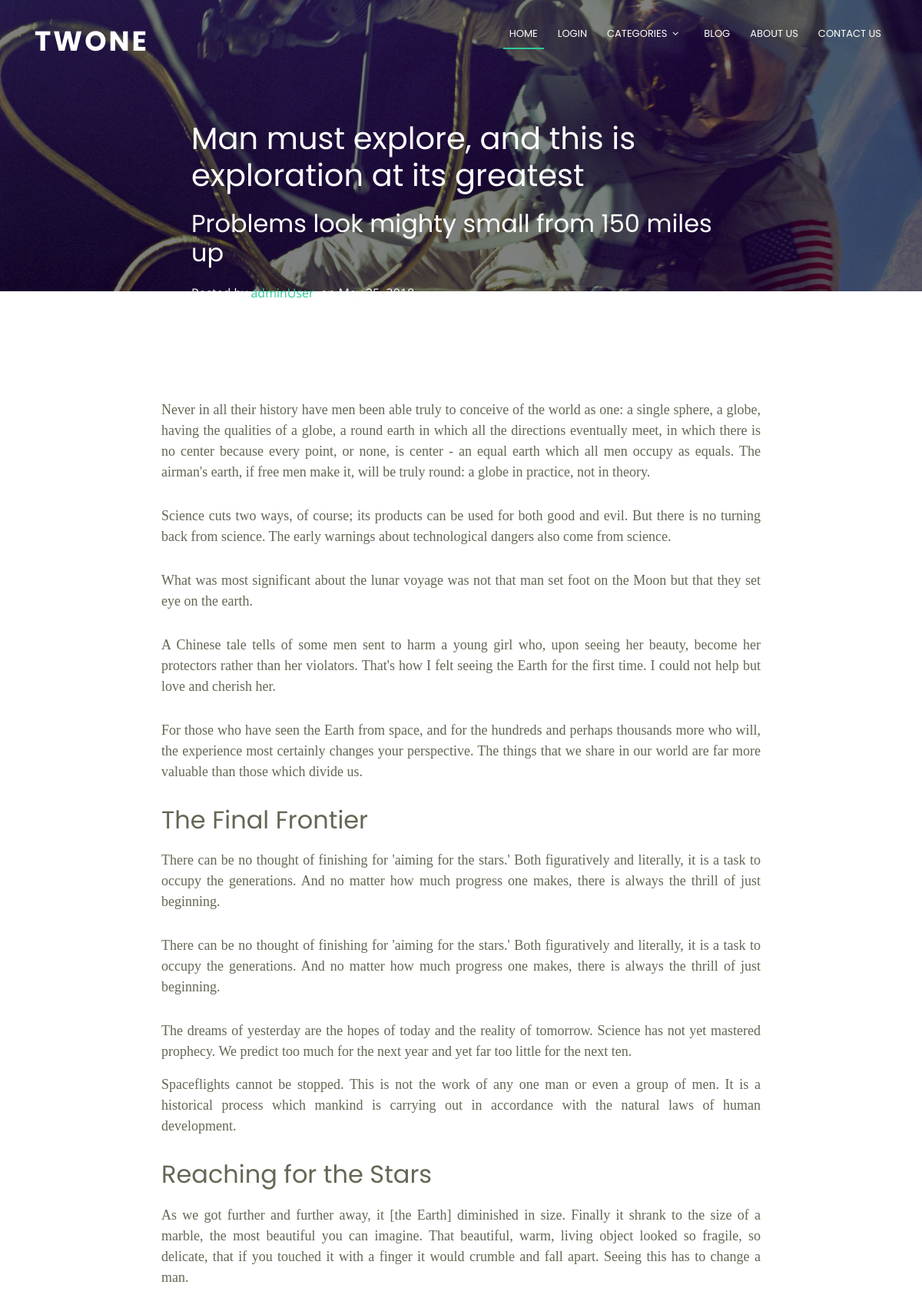
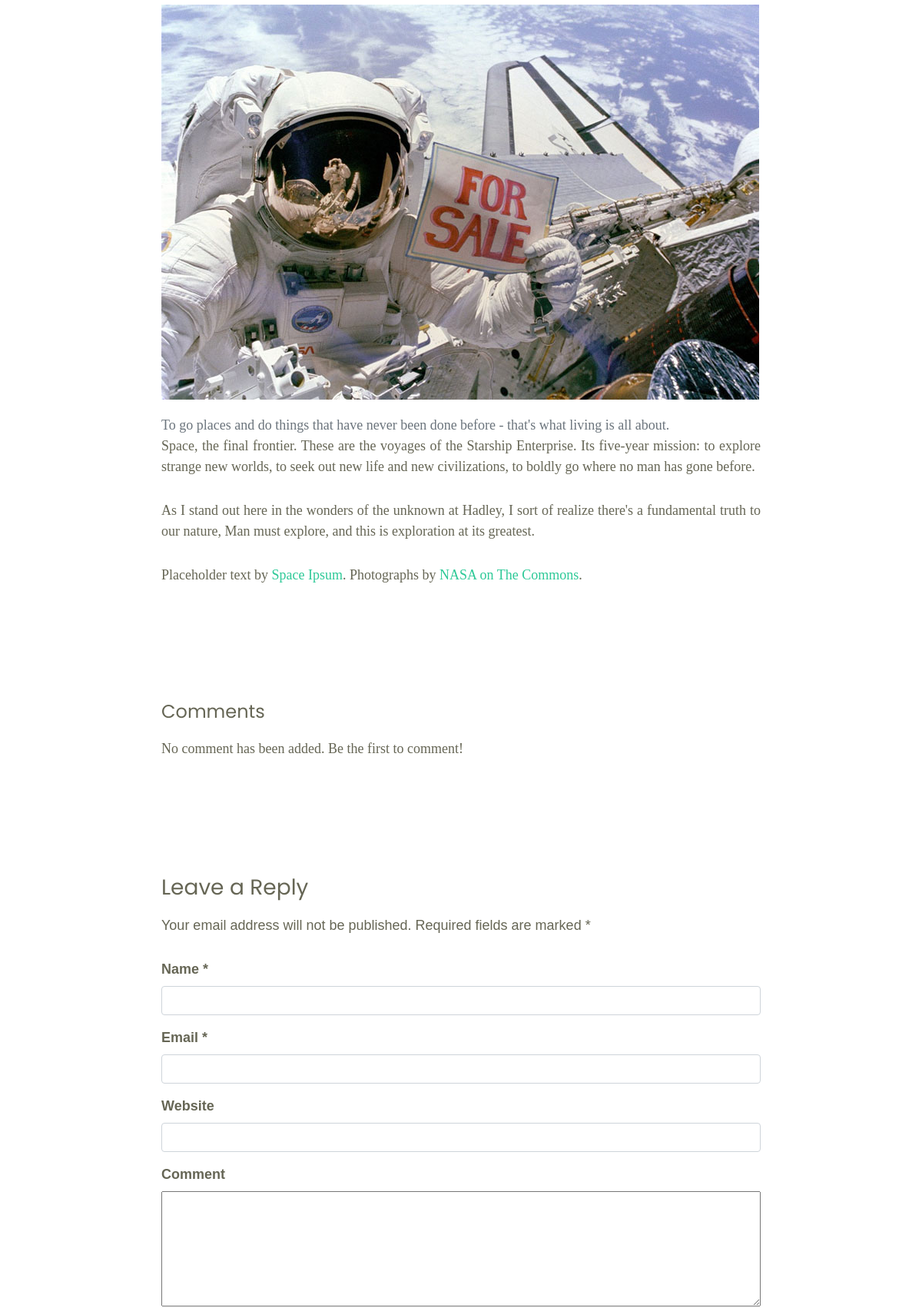
Screenshot of /page.php?id=9 (upper part) with the database file from the repository (2 pictures, top to bottom).
### tables this page shows
CREATE TABLE `post` (
  `id` int(10) UNSIGNED NOT NULL,
  `creatorId` int(10) UNSIGNED NOT NULL,
  `title` varchar(100) NOT NULL,
  `subtitle` varchar(150) NOT NULL,
  `post_category` int(11) NOT NULL,
  `sub_category` int(11) NOT NULL,
  `content` text NOT NULL,
  `isPublished` tinyint(1) NOT NULL,
  `isReviewed` tinyint(1) NOT NULL,
  `rating` int(11) NOT NULL,
  `dateUpdated` timestamp NOT NULL DEFAULT CURRENT_TIMESTAMP ON UPDATE CURRENT_TIMESTAMP,
  `dateAdded` timestamp NOT NULL DEFAULT CURRENT_TIMESTAMP
);

CREATE TABLE `users` (
  `id` int(10) UNSIGNED NOT NULL,
  `userType` enum('public','author','editor','admin','superAdmin') DEFAULT NULL,
  `username` varchar(30) NOT NULL,
  `first_name` varchar(40) NOT NULL,
  `last_name` varchar(40) NOT NULL,
  `publish_name` varchar(100) NOT NULL,
  `email` varchar(40) NOT NULL,
  `bio` text NOT NULL,
  `avatar` varchar(255) NOT NULL,
  `password` char(255) NOT NULL,
  `salt` varchar(255) NOT NULL,
  `dateAdded` timestamp NOT NULL DEFAULT CURRENT_TIMESTAMP
);

### classes/Input.php (called while the page is built, shortened)
<?php
class Input {
	public static function get($item) {
		if (isset($_POST[$item])) {
			return $_POST[$item];
		} elseif (isset($_GET[$item])) {
			return $_GET[$item];
		}
		return false;
	}
}
?>

### classes/DB.php (called while the page is built, shortened)
<?php
class DB {
	private static $_instance = null;
	private $_pdo,
			$_query,
			$_error = false,
			$_results,
			$_count = 0;
	private function __construct() {
		try {
			$this->_pdo = new PDO('mysql:host='. Config::get('mysql/host') . ';dbname='. Config::get('mysql/db'), Config::get('mysql/username'), Config::get('mysql/password'));
		} catch(PDOException $e) {
			die($e->getMessage());
		}
	}
	public static function getInstance() {
		if (!isset(self::$_instance)) {
			self::$_instance = new DB();
		}
		return self::$_instance;
	}
	public function query($sql, $params = array()) {
		$this->_error = false;
		if ($this->_query = $this->_pdo->prepare($sql)) {
			$x = 1;
			if (count($params)) {
				foreach ($params as $param) {
					$this->_query->bindValue($x, $param);
					$x++;
				}
			}
			if ($this->_query->execute()) {
				$this->_results = $this->_query->fetchAll(PDO::FETCH_OBJ);
				$this->_count = $this->_query->rowCount();
			} else {
				$this->_error = true;
			}
		}
		return $this;
	}
	public function action($action, $table, $where = array(), $orderby = null) {
		if (count($where) === 3) {
			$operators = array('=', '>', '<', '>=', '<=');
			$field    = $where[0];
			$operator = $where[1];
			$value    = $where[2];
			if (empty($orderby) && in_array($operator, $operators)) {
				$sql = "{$action} FROM {$table} WHERE {$field} {$operator} ?";
				if (!$this->query($sql, array($value))->error()) {
					return $this;
				}
			}
		}
		return false;
	}
	public function get($table, $where, $orderby = null) {
		if (!empty($orderby)) {
			return $this->action('SELECT *', $table, $where, $orderby);
		} else {
			return $this->action('SELECT *', $table, $where);
		}
	}
	public function results() {
		return $this->_results;
	}
	public function first() {
		return $this->results()[0];
	}
	public function error() {
		return $this->_error;
	}
	public function count() {
		return $this->_count;
	}
}
?>

### classes/Page.php (called while the page is built, shortened)
<?php
class Page {
	private $_pageData= null;
	public function __construct($page = null, $editMode = false) {
		if (is_null($page)) {
			$table = 'isPublished';
			$operator = '=';
			$page = 1;
		} elseif ($page === 'all') {
			$table = 'id';
			$operator = '>=';
			$page = 1;
		} else {
			$table = 'id';
			$operator = '=';
		}
		$this->_db = DB::getInstance();
		try {
			$pageData = $this->_db->get('post', array($table, $operator, $page));
			if ($table === 'isPublished' OR $operator === '>=') {
				$this->_allPages = $pageData->results();
				$this->_postCount = count($this->_allPages);
			} elseif ($table === 'id' && ($pageData->first()->isPublished == true OR $editMode === true)) {
				$this->_pageData = $pageData->first();
			}
		} catch (Exception $e) {
			echo $e->getMessage();
		}
	}
	public function getPageData() {
		return $this->_pageData;
	}
}
?>

### classes/Config.php (called while the page is built)
<?php
class Config {
	public static function get($path = null) {
		if ($path) {
			$config = $GLOBALS['config'];
			$path = explode('/', $path);
			foreach ($path as $bit) {
				if (isset($config[$bit])) {
					$config = $config[$bit];
				}
			}
			return $config;
		}
		return false;
	}
}
?>

### classes/User.php (called while the page is built, shortened)
<?php
class User {
	private $_db;
	private $_data;
	function __construct($user = null) {
		$this->_db = DB::getInstance();
		$this->_sessionName = Config::get('session/session_name');
	}
	public function find($user = null) {
		if ($user) {
			$field = (is_numeric($user)) ? 'id' : 'username';
			$data = $this->_db->get('users', array($field, '=', $user));
			if ($data->count()) {
				$this->_data = $data->first();
				return true;
			}
		}
		return false;
	}
	public function data() {
		return $this->_data;
	}
}
?>

### classes/Session.php (called while the page is built, shortened)
<?php
class Session {
	public static function exists($name) {
		return (isset($_SESSION[$name])) ? true : false;
	}
}
?>

### views/blog_post.php (the view)
<div class="container-fluid" id="blog-post">
    <div class="post-heading">
        <h1><?php echo $pageData->title; ?></h1>
        <h2 class="subheading"><?php echo $pageData->subtitle; ?></h2>
        <span class="meta">Posted by <a href="#"><?php echo $authorName; ?></a>, on <?php echo $datePosted; ?></span>
    </div>
</div>
<article>
    <div class="container">
        <?php
        echo $pageData->content;
        ?>
    </div>
</article>

### css/style.css (style rules this page uses)
body { background: #fff; color: #666666; font-family: "Open Sans", sans-serif; }
a { color: #2dc997; }
p { padding: 0; margin: 0 0 30px 0; }
h1, h2, h3, h4, h5, h6 { font-family: "Poppins", sans-serif; font-weight: 400; margin: 0 0 20px 0; padding: 0; }

### css/mystyle.css (style rules this page uses)
#blog-post { background-image: url(../img/blog/post-bg.jpg); background-size: 100%; background-repeat: no-repeat; background-position: right top; height: 400px; padding-top: 13%; }
.post-heading { width: 60%; margin: auto; color: #fdfdfd; }
article .container { padding-top: 10%; padding-left: 15%; padding-right: 15%; font-family: 'Times', serif; font-size: 18px; line-height: 1.5; text-align: justify; color: #665; }
.img-responsive { padding-top: 2px; padding-bottom: 20px; }

### rows the page displays
post: title "Man must explore, and this is exploration at its greatest", subtitle "Problems look mighty small from 150 miles up", dateAdded "May 25, 2018", content "Never in all their history have men been able truly to conceive of the world as one: a single sphere, a globe, having the qualities of a globe, a round earth in which all the directions eventually meet, in which there is no center because every point, or none, is center - an equal earth which all men occupy as equals. The airman's earth, if free men make it, will be truly round: a globe in practice, not in theory. Science cuts two ways, of course; its products can be used for both good and evil. But there is no turning back from science. The early warnings about technological dangers also come from science. What was most significant about the lunar voyage was not that man set foot on the…", content (picture)
users: username "adminUser"
